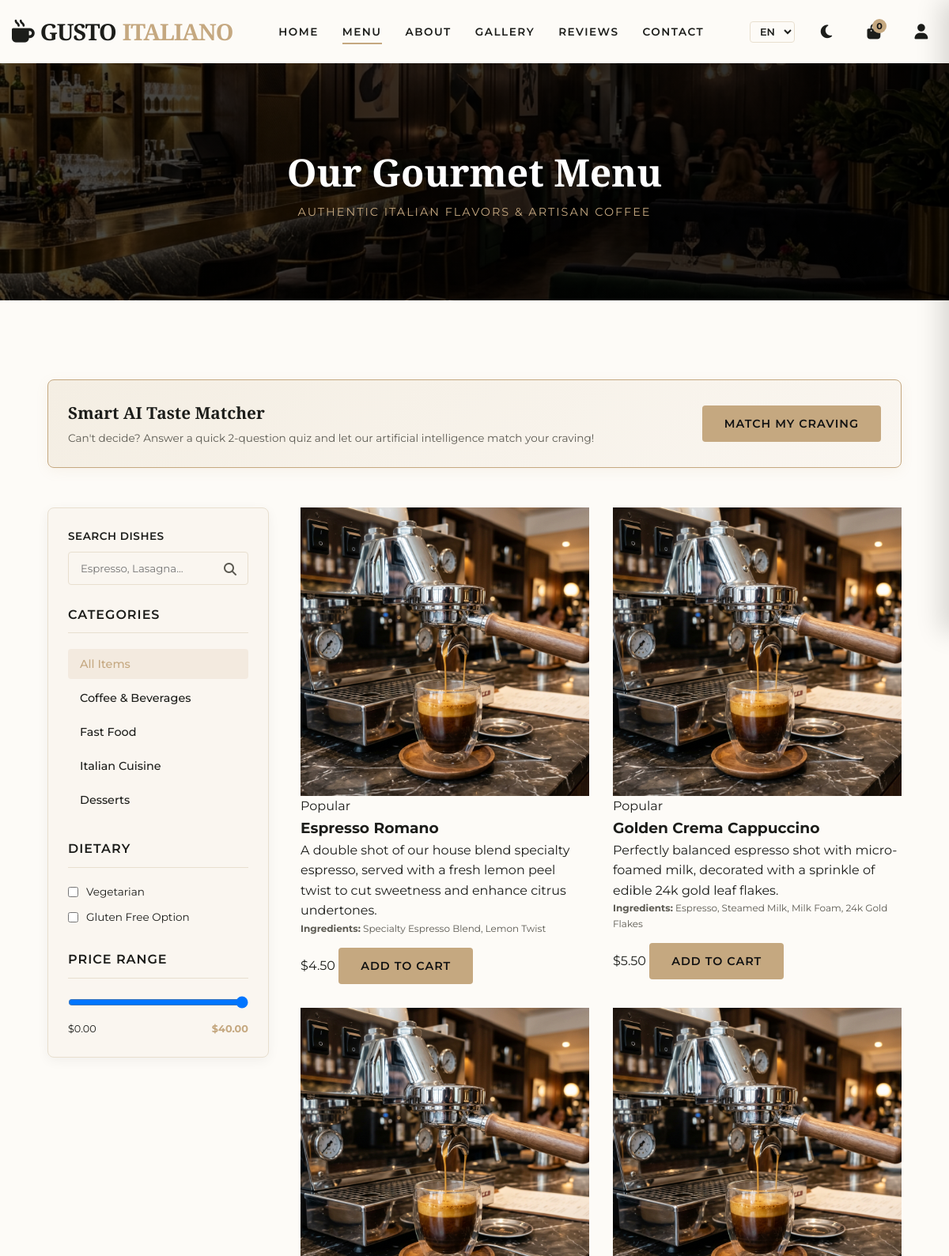
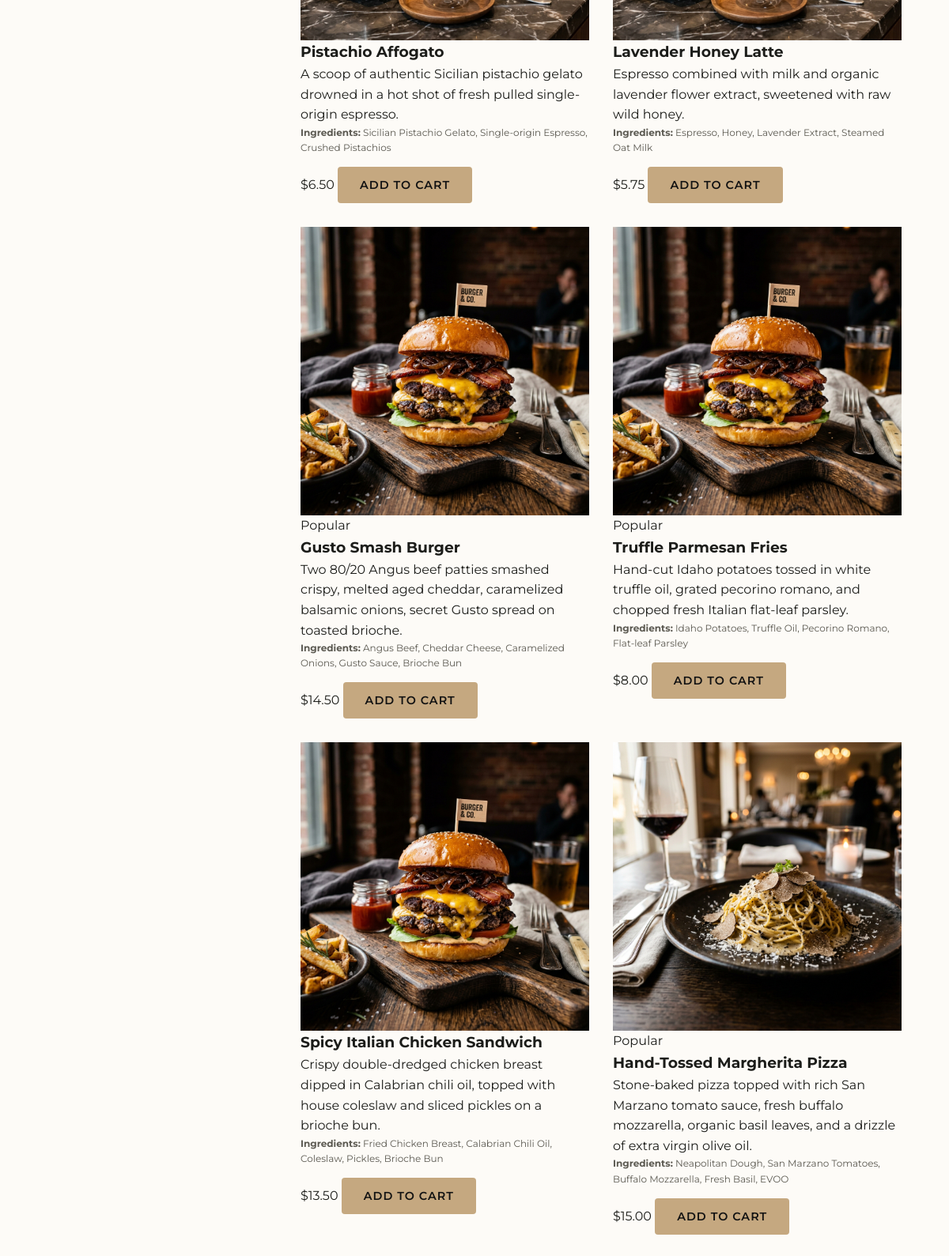
The page /menu (upper part) on the database its author committed (2 pictures, top to bottom).
### tables this page shows
CREATE TABLE menu_items (
        id INTEGER PRIMARY KEY AUTOINCREMENT,
        name TEXT NOT NULL,
        description TEXT NOT NULL,
        category TEXT NOT NULL, -- 'coffee', 'fastfood', 'italian', 'dessert'
        price REAL NOT NULL,
        ingredients TEXT,
        image_url TEXT,
        is_popular INTEGER DEFAULT 0, -- 0 = False, 1 = True
        is_available INTEGER DEFAULT 1 -- 0 = False, 1 = True
    );

### app.py (the view)
@app.route('/menu')
def menu_page():
    category = request.args.get('category', None)
    search = request.args.get('search', None)
    items = models.get_all_menu_items(category=category, search=search)
    return render_template('menu.html', items=items, current_category=category or 'all', current_page='menu')

### app.py (called while the page is built)
@app.template_filter('currency')
def currency_filter(value):
    try:
        return f"${float(value):.2f}"
    except (ValueError, TypeError):
        return value

### database.py (called while the page is built)
def get_db_connection():
    conn = sqlite3.connect(DB_PATH)
    conn.row_factory = sqlite3.Row
    return conn

### models.py (called while the page is built)
def get_all_menu_items(category=None, search=None, only_available=True):
    conn = get_db_connection()
    cursor = conn.cursor()
    query = "SELECT * FROM menu_items WHERE 1=1"
    params = []
    if only_available:
        query += " AND is_available = 1"
    if category:
        query += " AND category = ?"
        params.append(category)
    if search:
        query += " AND (name LIKE ? OR description LIKE ? OR ingredients LIKE ?)"
        search_param = f"%{search}%"
        params.extend([search_param, search_param, search_param])
    cursor.execute(query, params)
    items = cursor.fetchall()
    conn.close()
    return [dict(item) for item in items]

### templates/menu.html (shortened to what this page needs)
{% extends 'base.html' %}
{% block content %}
  <section class="menu-header-banner">
    <div>
      <h1 data-trn="menu_banner_title">Our Gourmet Menu</h1>
      <p style="color: var(--accent); letter-spacing: 2px; text-transform: uppercase; font-size: 0.9rem;" data-trn="menu_banner_subtitle">Authentic Italian Flavors & Artisan Coffee</p>
    </div>
  </section>
  <div class="container section-padding">
    <div class="ai-recommend-bar">
      <div class="ai-recommend-text">
        <h3 data-trn="ai_title"> Smart AI Taste Matcher</h3>
        <p data-trn="ai_subtitle">Can't decide? Answer a quick 2-question quiz and let our artificial intelligence match your craving!</p>
      </div>
      <button class="btn btn-primary" id="open-ai-quiz-btn" data-trn="find_match_btn">Match My Craving</button>
    </div>
    <div class="menu-page-grid">
      <aside class="filter-sidebar">
        <div class="form-group" style="margin-bottom: 25px;">
          <label for="menu-search-input" data-trn="search_dish">Search Dishes</label>
          <div style="position: relative;">
            <input type="text" id="menu-search-input" placeholder="Espresso, Lasagna..." style="padding-right: 40px;">
            <i class="fa-solid fa-magnifying-glass" style="position: absolute; right: 15px; top: 14px; color: var(--text-secondary);"></i>
          </div>
        </div>
        <div class="category-list-filter" style="margin-bottom: 30px;">
          <h4 class="filter-title" data-trn="categories">Categories</h4>
          <button class="active" onclick="filterByCategory('all', this)" data-trn="all_categories">All Items</button>
          <button onclick="filterByCategory('coffee', this)" data-trn="coffee_bevs">Coffee & Beverages</button>
          <button onclick="filterByCategory('fastfood', this)" data-trn="fast_food">Fast Food</button>
          <button onclick="filterByCategory('italian', this)" data-trn="italian_cuisine">Italian Cuisine</button>
          <button onclick="filterByCategory('dessert', this)" data-trn="desserts">Desserts</button>
        </div>
        <div style="margin-bottom: 30px;">
          <h4 class="filter-title" data-trn="dietary">Dietary</h4>
          <div style="display: flex; flex-direction: column; gap: 10px;">
            <label style="display: flex; align-items: center; gap: 10px; font-size: 0.85rem; cursor: pointer;">
              <input type="checkbox" id="diet-veg-only" onchange="applyFilters()"> <span data-trn="vegetarian">Vegetarian</span>
            </label>
            <label style="display: flex; align-items: center; gap: 10px; font-size: 0.85rem; cursor: pointer;">
              <input type="checkbox" id="diet-gf-only" onchange="applyFilters()"> <span data-trn="gluten_free">Gluten Free Option</span>
            </label>
          </div>
        </div>
        <div>
          <h4 class="filter-title" data-trn="price_range">Price Range</h4>
          <input type="range" id="price-range-slider" min="0" max="40" step="1" value="40" oninput="updatePriceSliderVal(this.value)" style="width:100%; cursor: pointer;">
          <div style="display: flex; justify-content: space-between; font-size: 0.8rem; margin-top: 8px;">
            <span>$0.00</span>
            <span id="price-slider-label" style="font-weight: 700; color: var(--accent);">$40.00</span>
          </div>
        </div>
      </aside>
      <section style="flex: 1;">
        <div class="items-list-grid" id="dishes-items-grid">
          {% for item in items %}
            <div class="featured-card dish-menu-card"
                 data-category="{{ item.category }}"
                 data-price="{{ item.price }}"
                 data-desc="{{ item.description }} {{ item.name }} {{ item.ingredients }}">
              <div class="card-img-wrapper">
                <img src="{{ item.image_url }}" alt="{{ item.name }}">
                {% if item.is_popular %}
                  <span class="card-tag" data-trn="popular">Popular</span>
                {% endif %}
              </div>
              <div class="card-body">
                <h3 class="card-title">{{ item.name }}</h3>
                <p class="card-desc">{{ item.description }}</p>
                <div style="font-size: 0.75rem; color: var(--text-secondary); margin-bottom: 15px;">
                  <strong data-trn="ingredients_label">Ingredients:</strong> {{ item.ingredients }}
                </div>
                <div class="card-price-row">
                  <span class="card-price">{{ item.price | currency }}</span>
                  <button class="btn btn-primary quick-add-btn"
                          data-id="{{ item.id }}"
                          data-name="{{ item.name }}"
                          data-price="{{ item.price }}"
                          data-img="{{ item.image_url }}"
                          data-trn="add_to_cart_btn">
                  </button>
                </div>
              </div>
            </div>
          {% endfor %}
        </div>
      </section>
    </div>
  </div>
{% endblock %}

### templates/base.html (shortened to what this page needs)
<!DOCTYPE html>
<html lang="en">
<head>
  <link rel="stylesheet" href="https://cdnjs.cloudflare.com/ajax/libs/font-awesome/6.4.0/css/all.min.css">
  <link rel="stylesheet" href="/static/css/style.css">
  <link rel="stylesheet" href="/static/css/components.css">
  <link rel="stylesheet" href="/static/css/responsive.css">
</head>
<body class="{% if session.get('theme') == 'dark' %}dark-theme{% endif %}">
  <header id="main-header">
    <div class="container nav-container">
      <a href="/" class="logo">
        <i class="fa-solid fa-mug-hot"></i> GUSTO <span>ITALIANO</span>
      </a>
      <nav>
        <ul class="nav-links" id="nav-links">
          <li><a href="/" class="nav-link {% if current_page == 'home' %}active{% endif %}" data-trn="home">Home</a></li>
          <li><a href="/menu" class="nav-link {% if current_page == 'menu' %}active{% endif %}" data-trn="menu">Menu</a></li>
          <li><a href="/about" class="nav-link {% if current_page == 'about' %}active{% endif %}" data-trn="about">About</a></li>
          <li><a href="/gallery" class="nav-link {% if current_page == 'gallery' %}active{% endif %}" data-trn="gallery">Gallery</a></li>
          <li><a href="/reviews" class="nav-link {% if current_page == 'reviews' %}active{% endif %}" data-trn="reviews">Reviews</a></li>
          <li><a href="/contact" class="nav-link {% if current_page == 'contact' %}active{% endif %}" data-trn="contact">Contact</a></li>
        </ul>
      </nav>
      <div class="nav-actions">
        <select id="lang-select" style="background: transparent; border: 1px solid var(--border); color: var(--text-primary); border-radius: 4px; padding: 4px 8px; cursor: pointer; font-size: 0.8rem; font-weight: 600;">
          <option value="en">EN</option>
        </select>
        <button class="nav-action-btn theme-toggle" id="theme-toggle-btn" aria-label="Toggle Theme">
          <i class="fa-solid fa-moon moon-icon"></i>
        </button>
        <button class="nav-action-btn" id="cart-toggle-btn" aria-label="Open Shopping Cart">
          <i class="fa-solid fa-bag-shopping"></i>
          <span class="cart-count" id="cart-badge-count">0</span>
        </button>
        {% if session.get('user_id') %}
          <div style="display: flex; align-items: center; gap: 10px;">
            <button class="nav-action-btn" id="profile-toggle-btn" aria-label="View Profile">
              <i class="fa-solid fa-user"></i>
            </button>
            <button class="nav-action-btn" id="logout-btn" title="Logout" aria-label="Logout">
              <i class="fa-solid fa-right-from-bracket" style="color: var(--error);"></i>
            </button>
          </div>
        {% else %}
          <button class="nav-action-btn" id="login-modal-trigger" aria-label="Sign In">
            <i class="fa-solid fa-user"></i>
          </button>
        {% endif %}
      </div>
    </div>
  </header>
  <main style="min-height: calc(100vh - 400px);">
    {% block content %}{% endblock %}
  </main>
</body>
</html>

### static/css/style.css (style rules this page uses)
:root { --bg-primary: #fdfbf7; --bg-secondary: #faf6f0; --bg-tertiary: #f4eee3; --text-primary: #1c1d1a; --text-secondary: #5c5a52; --accent: #c5a880; --accent-hover: #b09167; --accent-light: rgba(197, 168, 128, 0.15); --border: #e8dfcf; --shadow: rgba(28, 29, 26, 0.05); --glass-bg: rgba(253, 251, 247, 0.85); --glass-border: rgba(28, 29, 26, 0.04); --success: #4a6b5d; --error: #a85a5a; --warning: #c29547; --white: #ffffff; --black: #000000; --font-display: 'Playfair Display', Georgia, serif; --font-body: 'Montserrat', sans-serif; --transition-smooth: all 0.3s cubic-bezier(0.4, 0, 0.2, 1); --transition-fast: all 0.15s ease; --header-height: 80px; }
* { margin: 0; padding: 0; box-sizing: border-box; }
html { scroll-behavior: smooth; font-size: 16px; }
body { background-color: var(--bg-primary); color: var(--text-primary); font-family: var(--font-body); line-height: 1.6; transition: background-color 0.4s ease, color 0.4s ease; overflow-x: hidden; }
a { text-decoration: none; color: inherit; transition: var(--transition-fast); }
button, input, textarea, select { font-family: inherit; outline: none; border: none; }
ul { list-style: none; }
img { max-width: 100%; display: block; }
.container { width: 90%; max-width: 1200px; margin: 0 auto; padding: 0 15px; }
.section-padding { padding: 100px 0; }
.btn { display: inline-flex; align-items: center; justify-content: center; padding: 14px 28px; font-size: 0.9rem; font-weight: 600; text-transform: uppercase; letter-spacing: 1px; border-radius: 4px; cursor: pointer; transition: var(--transition-smooth); }
.btn-primary { background-color: var(--accent); color: #121212 !important; }
header { height: var(--header-height); position: fixed; top: 0; left: 0; width: 100%; z-index: 1000; display: flex; align-items: center; transition: var(--transition-smooth); }
.nav-container { display: flex; align-items: center; justify-content: space-between; width: 100%; }
.logo { font-family: var(--font-display); font-size: 1.8rem; font-weight: 700; letter-spacing: -1px; color: var(--text-primary); display: flex; align-items: center; gap: 8px; }
.logo span { color: var(--accent); }
.nav-links { display: flex; gap: 30px; align-items: center; }
.nav-link { font-size: 0.85rem; font-weight: 600; text-transform: uppercase; letter-spacing: 1.5px; color: var(--text-primary); position: relative; padding: 8px 0; }
.nav-link::after { content: ''; position: absolute; bottom: 0; left: 0; width: 0; height: 2px; background-color: var(--accent); transition: var(--transition-smooth); }
.nav-link:hover::after, .nav-link.active::after { width: 100%; }
.nav-actions { display: flex; align-items: center; gap: 20px; }
.nav-action-btn { background: transparent; color: var(--text-primary); font-size: 1.2rem; cursor: pointer; position: relative; width: 40px; height: 40px; border-radius: 50%; display: flex; align-items: center; justify-content: center; transition: var(--transition-smooth); }
.cart-count { position: absolute; top: 4px; right: 4px; background-color: var(--accent); color: #121212; font-size: 0.7rem; font-weight: 700; width: 18px; height: 18px; border-radius: 50%; display: flex; align-items: center; justify-content: center; }

### static/css/components.css (style rules this page uses)
.form-group { margin-bottom: 20px; }
.form-group label { display: block; font-size: 0.85rem; font-weight: 600; margin-bottom: 8px; text-transform: uppercase; letter-spacing: 0.5px; }
.form-group input, .form-group textarea, .form-group select { width: 100%; padding: 12px 15px; border-radius: 4px; background-color: var(--bg-secondary); border: 1px solid var(--border); color: var(--text-primary); font-family: var(--font-body); transition: var(--transition-smooth); }

### static/css/responsive.css (style rules this page uses)
html, body { max-width: 100%; overflow-x: hidden; }

### rows shown on the page
menu_items: image_url (picture), is_popular "Popular", name "Espresso Romano", description "A double shot of our house blend specialty espresso, served with a fresh lemon peel twist to cut sweetness and enhance citrus undertones.", ingredients "Specialty Espresso Blend, Lemon Twist", price "$4.50"
menu_items: image_url (picture), is_popular "Popular", name "Golden Crema Cappuccino", description "Perfectly balanced espresso shot with micro-foamed milk, decorated with a sprinkle of edible 24k gold leaf flakes.", ingredients "Espresso, Steamed Milk, Milk Foam, 24k Gold Flakes", price "$5.50"
menu_items: image_url (picture), name "Pistachio Affogato", description "A scoop of authentic Sicilian pistachio gelato drowned in a hot shot of fresh pulled single-origin espresso.", ingredients "Sicilian Pistachio Gelato, Single-origin Espresso, Crushed Pistachios", price "$6.50"
menu_items: image_url (picture), name "Lavender Honey Latte", description "Espresso combined with milk and organic lavender flower extract, sweetened with raw wild honey.", ingredients "Espresso, Honey, Lavender Extract, Steamed Oat Milk", price "$5.75"
menu_items: image_url (picture), is_popular "Popular", name "Gusto Smash Burger", description "Two 80/20 Angus beef patties smashed crispy, melted aged cheddar, caramelized balsamic onions, secret Gusto spread on toasted brioche.", ingredients "Angus Beef, Cheddar Cheese, Caramelized Onions, Gusto Sauce, Brioche Bun", price "$14.50"
menu_items: image_url (picture), is_popular "Popular", name "Truffle Parmesan Fries", description "Hand-cut Idaho potatoes tossed in white truffle oil, grated pecorino romano, and chopped fresh Italian flat-leaf parsley.", ingredients "Idaho Potatoes, Truffle Oil, Pecorino Romano, Flat-leaf Parsley", price "$8.00"
menu_items: image_url (picture), name "Spicy Italian Chicken Sandwich", description "Crispy double-dredged chicken breast dipped in Calabrian chili oil, topped with house coleslaw and sliced pickles on a brioche bun.", ingredients "Fried Chicken Breast, Calabrian Chili Oil, Coleslaw, Pickles, Brioche Bun", price "$13.50"
menu_items: image_url (picture), is_popular "Popular", name "Hand-Tossed Margherita Pizza", description "Stone-baked pizza topped with rich San Marzano tomato sauce, fresh buffalo mozzarella, organic basil leaves, and a drizzle of extra virgin olive oil.", ingredients "Neapolitan Dough, San Marzano Tomatoes, Buffalo Mozzarella, Fresh Basil, EVOO", price "$15.00"
